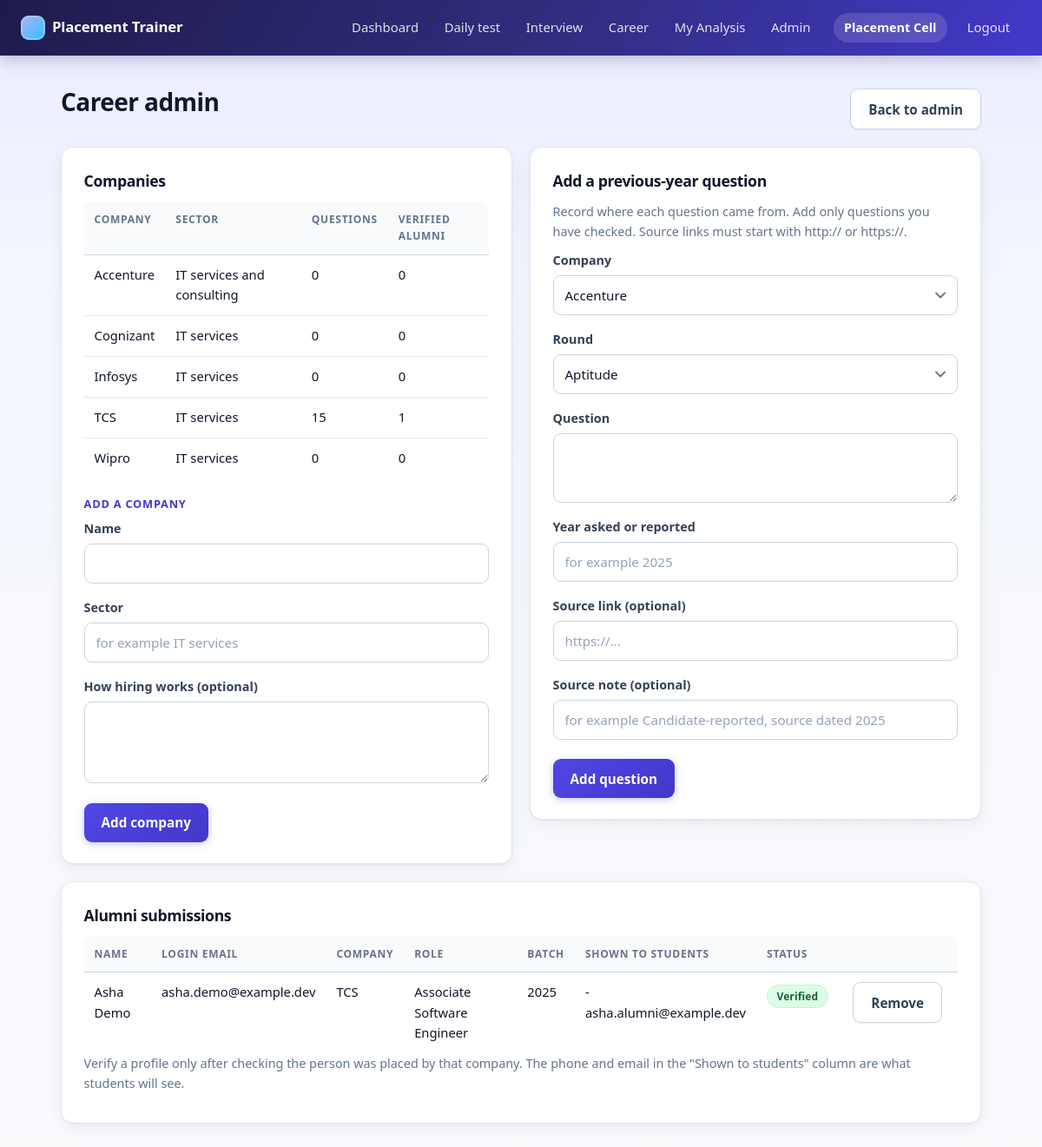
/admin/career (signed in), run on the app's committed database.
### tables this page shows
CREATE TABLE users (
    id            INTEGER PRIMARY KEY AUTOINCREMENT,
    name          TEXT NOT NULL,
    email         TEXT UNIQUE NOT NULL,
    password_hash TEXT NOT NULL,
    role          TEXT NOT NULL DEFAULT 'student',
    created_at    TEXT DEFAULT CURRENT_TIMESTAMP
);

CREATE TABLE companies (
    id              INTEGER PRIMARY KEY AUTOINCREMENT,
    name            TEXT UNIQUE NOT NULL,
    sector          TEXT DEFAULT '',
    hiring_process  TEXT DEFAULT '',
    created_at      TEXT DEFAULT CURRENT_TIMESTAMP
);

CREATE TABLE alumni_profiles (
    id            INTEGER PRIMARY KEY AUTOINCREMENT,
    user_id       INTEGER UNIQUE NOT NULL REFERENCES users(id),
    company_id    INTEGER REFERENCES companies(id),
    company_name  TEXT NOT NULL,
    role_title    TEXT NOT NULL,
    batch_year    TEXT DEFAULT '',
    phone         TEXT DEFAULT '',
    public_email  TEXT DEFAULT '',
    consent_share INTEGER NOT NULL DEFAULT 0,
    verified      INTEGER NOT NULL DEFAULT 0,
    created_at    TEXT DEFAULT CURRENT_TIMESTAMP
);

### app.py (the view)
@app.route("/admin/career")
@admin_required
def admin_career():
    db = get_db()
    companies = db.execute("""
        SELECT c.*,
               (SELECT COUNT(*) FROM company_questions q WHERE q.company_id = c.id) AS qcount,
               (SELECT COUNT(*) FROM alumni_profiles a WHERE a.company_id = c.id AND a.verified = 1) AS alumni_count
        FROM companies c ORDER BY c.name""").fetchall()
    pending = db.execute("""
        SELECT a.*, u.name, u.email FROM alumni_profiles a JOIN users u ON u.id = a.user_id
        ORDER BY a.verified ASC, a.created_at DESC""").fetchall()
    return render_template("admin_career.html", companies=companies, pending=pending,
                           round_types=career.ROUND_ORDER)

### app.py (called while the page is built)
def current_user():
    if "user" not in g:
        uid = session.get("user_id")
        g.user = get_db().execute("SELECT * FROM users WHERE id = ?", (uid,)).fetchone() if uid else None
    return g.user

def admin_required(view):
    @wraps(view)
    def wrapper(*args, **kwargs):
        user = current_user()
        if user is None:
            return redirect(url_for("login"))
        if user["role"] != "admin":
            abort(403)
        return view(*args, **kwargs)
    return wrapper

@app.context_processor
def inject_user():
    return {"me": current_user()}

### db.py (called while the page is built)
def get_db():
    if "db" not in g:
        g.db = sqlite3.connect(DB_PATH)
        g.db.row_factory = sqlite3.Row
        g.db.execute("PRAGMA foreign_keys = ON")
    return g.db

### templates/admin_career.html (shortened to what this page needs)
{% extends "base.html" %}
{% block content %}
<div class="quiz-head">
  <h1>Career admin</h1>
  <a class="button-link secondary" href="{{ url_for('admin') }}">Back to admin</a>
</div>
<div class="grid-2">
  <section class="card">
    <h2>Companies</h2>
    {% if companies %}
    <table>
      <thead><tr><th>Company</th><th>Sector</th><th>Questions</th><th>Verified alumni</th></tr></thead>
      <tbody>
      {% for c in companies %}
        <tr><td>{{ c.name }}</td><td>{{ c.sector or '-' }}</td><td>{{ c.qcount }}</td><td>{{ c.alumni_count }}</td></tr>
      {% endfor %}
      </tbody>
    </table>
    {% else %}<p class="muted">No companies yet.</p>{% endif %}
    <h3 class="round-title">Add a company</h3>
    <form method="post" action="{{ url_for('admin_company_new') }}">
      <label>Name <input name="name" required></label>
      <label>Sector <input name="sector" placeholder="for example IT services"></label>
      <label>How hiring works (optional)
        <textarea name="hiring_process" rows="3"></textarea>
      </label>
      <button type="submit">Add company</button>
    </form>
  </section>
  <section class="card">
    <h2>Add a previous-year question</h2>
    <p class="muted">Record where each question came from. Add only questions you have checked. Source links must start with http:// or https://.</p>
    <form method="post" action="{{ url_for('admin_company_question_new') }}">
      <label>Company
        <select name="company_id" required>
          {% for c in companies %}<option value="{{ c.id }}">{{ c.name }}</option>{% endfor %}
        </select>
      </label>
      <label>Round
        <select name="round_type" required>
          {% for r in round_types %}<option value="{{ r }}">{{ r }}</option>{% endfor %}
        </select>
      </label>
      <label>Question <textarea name="question" rows="2" required></textarea></label>
      <label>Year asked or reported <input name="year" placeholder="for example 2025" maxlength="4"></label>
      <label>Source link (optional) <input name="source_url" placeholder="https://..."></label>
      <label>Source note (optional) <input name="source_note" placeholder="for example Candidate-reported, source dated 2025"></label>
      <button type="submit">Add question</button>
    </form>
  </section>
</div>
<section class="card">
  <h2>Alumni submissions</h2>
  {% if pending %}
  <div class="table-scroll">
  <table>
    <thead><tr><th>Name</th><th>Login email</th><th>Company</th><th>Role</th><th>Batch</th><th>Shown to students</th><th>Status</th><th></th></tr></thead>
    <tbody>
    {% for a in pending %}
      <tr>
        <td>{{ a.name }}</td>
        <td>{{ a.email }}</td>
        <td>{{ a.company_name }}</td>
        <td>{{ a.role_title }}</td>
        <td>{{ a.batch_year or '-' }}</td>
        <td>{{ a.phone or '-' }}<br>{{ a.public_email or '-' }}</td>
        <td>{% if a.verified %}<span class="badge strong">verified</span>{% else %}<span class="badge developing">pending</span>{% endif %}</td>
        <td class="actions">
          <form method="post" action="{{ url_for('admin_alumni_remove', alumni_id=a.id) }}" class="inline-form">
            <button type="submit" class="ghost">Remove</button>
          </form>
        </td>
      </tr>
    {% endfor %}
    </tbody>
  </table>
  </div>
  <p class="muted">Verify a profile only after checking the person was placed by that company. The phone and email in the "Shown to students" column are what students will see.</p>
  {% else %}
    <p class="muted">No alumni have joined the directory yet.</p>
  {% endif %}
</section>
{% endblock %}

### templates/base.html (shortened to what this page needs)
<!doctype html>
<html lang="en">
<head>
  <link rel="stylesheet" href="{{ url_for('static', filename='style.css') }}">
  <link rel="stylesheet" href="{{ url_for('static', filename='features.css') }}">
</head>
<body>
<header class="topbar">
  <a class="brand" href="{{ url_for('index') }}">Placement Trainer</a>
  <nav>
    {% if me %}
      <a href="{{ url_for('dashboard') }}">Dashboard</a>
      <a href="{{ url_for('daily_page') }}">Daily test</a>
      <a href="{{ url_for('interview_page') }}">Interview</a>
      <a href="{{ url_for('career_page') }}">Career</a>
      <a href="{{ url_for('analysis') }}">My Analysis</a>
      {% if me.role == 'admin' %}<a href="{{ url_for('admin') }}">Admin</a>{% endif %}
      <span class="who">{{ me.name }}</span>
      <a href="{{ url_for('logout') }}">Logout</a>
    {% else %}
      <a href="{{ url_for('login') }}">Login</a>
      <a href="{{ url_for('register') }}">Register</a>
    {% endif %}
  </nav>
</header>
<main class="container">
  {% block content %}{% endblock %}
</main>
</body>
</html>

### static/features.css (style rules this page uses)
.ghost { background: #fff; color: var(--ink-soft); border: 1px solid var(--line-strong); box-shadow: var(--shadow-sm); }
.round-title { font-size: 0.8rem; text-transform: uppercase; letter-spacing: 0.06em; color: var(--primary-dark); margin: 1.2rem 0 0.4rem; }
.inline-form { display: inline-block; margin: 0 0.4rem 0 0; }
.inline-form button { margin-top: 0; }
.actions { white-space: nowrap; }
.table-scroll { overflow-x: auto; }

### data on the page
users: name "Placement Cell"
companies: name "Accenture", sector "IT services and consulting", qcount "0", alumni_count "0"
companies: name "Cognizant", sector "IT services", qcount "0", alumni_count "0"
companies: name "Infosys", sector "IT services", qcount "0", alumni_count "0"
companies: name "TCS", sector "IT services", qcount "15", alumni_count "1"
companies: name "Wipro", sector "IT services", qcount "0", alumni_count "0"
alumni_profiles: name "Asha Demo", email "asha.demo@example.dev", company_name "TCS", role_title "Associate Software Engineer", batch_year "2025", phone "-", public_email "asha.alumni@example.dev", verified "Verified"

### other printed values
form field company_id "Accenture"
form field round_type "Aptitude"
